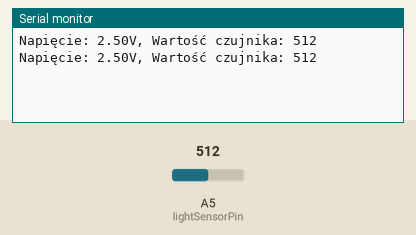
Simulated run of this sketch. Board: Arduino Uno, built with avr-gcc and run on an emulated ATmega328P. Parts: the last lines printed to the serial monitor. Inputs (shaded band) come from the test bench; at power-on: A5 (lightSensorPin) = 512.

Above: at 1.8 s.
1.9 s: A5 (lightSensorPin) set to 716
At 2.8 s:
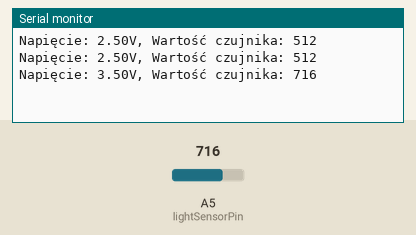
3.4 s: A5 (lightSensorPin) set to 900
At 4.5 s:
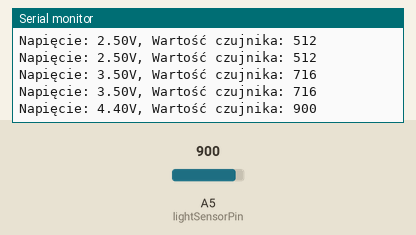
Timing chart, 0 to 6.4 s (numbered marks = the images above; inputs shaded):
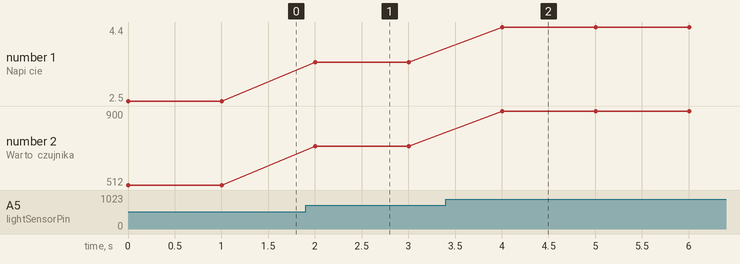

Measured:
- after the input at 1.9 s, the serial monitor: prints a new line after 0.10 s (image 1)
- after the input at 3.4 s, the serial monitor: prints a new line after 0.60 s (image 2)
- plotted number 1: 2.5 → 3.5 after the input at 1.9 s, 3.5 → 4.4 after the input at 3.4 s
- plotted number 2: 512 → 716 after the input at 1.9 s, 716 → 900 after the input at 3.4 s

The sketch:

code.ino
```cpp
const int lightSensorPin = A5;

void setup() {
  Serial.begin(9600);
}

void loop() {
  int sensorValue = analogRead(lightSensorPin);
  float voltage = sensorValue * (5.0 / 1023.0);

  Serial.print("Napięcie: ");
  Serial.print(voltage);
  Serial.print("V, Wartość czujnika: ");
  Serial.println(sensorValue);

  delay(1000);
}
```
